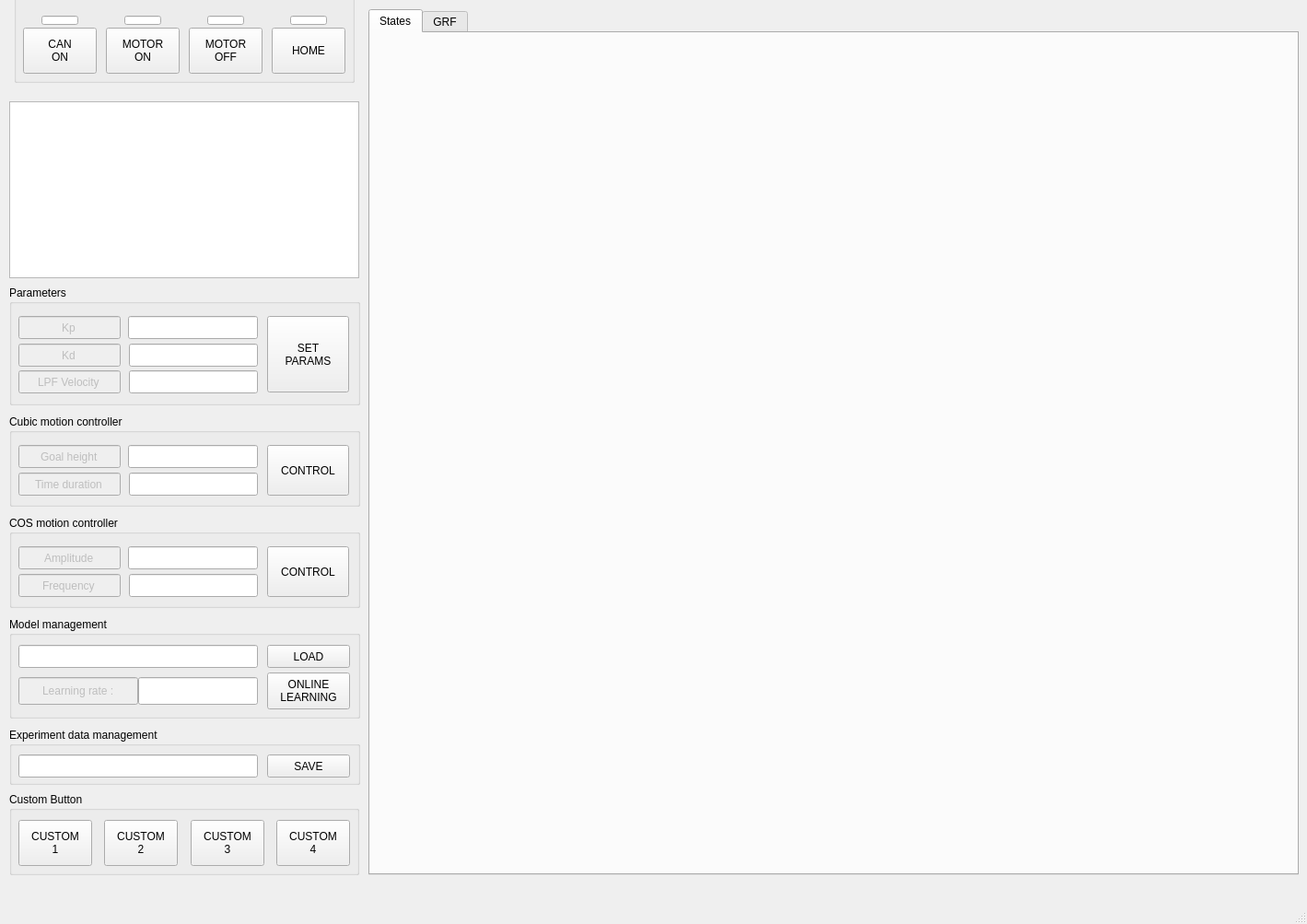
<?xml version="1.0" encoding="UTF-8"?>
<ui version="4.0">
 <class>MainWindow</class>
 <widget class="QMainWindow" name="MainWindow">
  <property name="geometry">
   <rect>
    <x>0</x>
    <y>0</y>
    <width>1419</width>
    <height>1003</height>
   </rect>
  </property>
  <property name="windowTitle">
   <string>MainWindow</string>
  </property>
  <widget class="QWidget" name="centralwidget">
   <widget class="QGroupBox" name="GB_COS">
    <property name="geometry">
     <rect>
      <x>10</x>
      <y>560</y>
      <width>381</width>
      <height>100</height>
     </rect>
    </property>
    <property name="title">
     <string>COS motion controller</string>
    </property>
    <widget class="QLineEdit" name="LE_COS_PARAMS_AMPLITUDE">
     <property name="geometry">
      <rect>
       <x>129</x>
       <y>33</y>
       <width>141</width>
       <height>25</height>
      </rect>
     </property>
     <property name="text">
      <string/>
     </property>
    </widget>
    <widget class="QLineEdit" name="LE_COS_PARAMS_FREQUENCY">
     <property name="geometry">
      <rect>
       <x>130</x>
       <y>63</y>
       <width>140</width>
       <height>25</height>
      </rect>
     </property>
     <property name="text">
      <string/>
     </property>
    </widget>
    <widget class="QLineEdit" name="LE_COS_AMPLITUDE">
     <property name="enabled">
      <bool>false</bool>
     </property>
     <property name="geometry">
      <rect>
       <x>10</x>
       <y>33</y>
       <width>111</width>
       <height>25</height>
      </rect>
     </property>
     <property name="layoutDirection">
      <enum>Qt::LeftToRight</enum>
     </property>
     <property name="text">
      <string>Amplitude</string>
     </property>
     <property name="alignment">
      <set>Qt::AlignCenter</set>
     </property>
    </widget>
    <widget class="QLineEdit" name="LE_COS_FREQUENCY">
     <property name="enabled">
      <bool>false</bool>
     </property>
     <property name="geometry">
      <rect>
       <x>10</x>
       <y>63</y>
       <width>111</width>
       <height>25</height>
      </rect>
     </property>
     <property name="layoutDirection">
      <enum>Qt::LeftToRight</enum>
     </property>
     <property name="text">
      <string>Frequency</string>
     </property>
     <property name="alignment">
      <set>Qt::AlignCenter</set>
     </property>
    </widget>
    <widget class="QPushButton" name="BT_COS_CONTROL">
     <property name="geometry">
      <rect>
       <x>280</x>
       <y>33</y>
       <width>89</width>
       <height>55</height>
      </rect>
     </property>
     <property name="text">
      <string>CONTROL</string>
     </property>
    </widget>
   </widget>
   <widget class="QGroupBox" name="GB_MAIN_PANEL">
    <property name="geometry">
     <rect>
      <x>15</x>
      <y>-10</y>
      <width>370</width>
      <height>100</height>
     </rect>
    </property>
    <property name="title">
     <string/>
    </property>
    <widget class="QPushButton" name="BT_MAIN_PANEL_MOTOR_ON">
     <property name="geometry">
      <rect>
       <x>100</x>
       <y>40</y>
       <width>80</width>
       <height>50</height>
      </rect>
     </property>
     <property name="text">
      <string>MOTOR
ON</string>
     </property>
    </widget>
    <widget class="QPushButton" name="BT_MAIN_PANEL_CAN_ON">
     <property name="geometry">
      <rect>
       <x>10</x>
       <y>40</y>
       <width>80</width>
       <height>50</height>
      </rect>
     </property>
     <property name="text">
      <string>CAN
ON</string>
     </property>
    </widget>
    <widget class="QPushButton" name="BT_MAIN_PANEL_HOME">
     <property name="geometry">
      <rect>
       <x>280</x>
       <y>40</y>
       <width>80</width>
       <height>50</height>
      </rect>
     </property>
     <property name="text">
      <string>HOME</string>
     </property>
    </widget>
    <widget class="QPushButton" name="BT_MAIN_PANEL_MOTOR_OFF">
     <property name="geometry">
      <rect>
       <x>190</x>
       <y>40</y>
       <width>80</width>
       <height>50</height>
      </rect>
     </property>
     <property name="text">
      <string>MOTOR
OFF</string>
     </property>
    </widget>
    <widget class="QLineEdit" name="LE_MAIN_PANEL_CAN_ON">
     <property name="geometry">
      <rect>
       <x>30</x>
       <y>27</y>
       <width>40</width>
       <height>10</height>
      </rect>
     </property>
     <property name="text">
      <string/>
     </property>
    </widget>
    <widget class="QLineEdit" name="LE_MAIN_PANEL_MOTOR_ON">
     <property name="geometry">
      <rect>
       <x>120</x>
       <y>27</y>
       <width>40</width>
       <height>10</height>
      </rect>
     </property>
     <property name="text">
      <string/>
     </property>
    </widget>
    <widget class="QLineEdit" name="LE_MAIN_PANEL_HOME">
     <property name="geometry">
      <rect>
       <x>300</x>
       <y>27</y>
       <width>40</width>
       <height>10</height>
      </rect>
     </property>
     <property name="text">
      <string/>
     </property>
    </widget>
    <widget class="QLineEdit" name="LE_MAIN_PANEL_MOTOR_OFF">
     <property name="geometry">
      <rect>
       <x>210</x>
       <y>27</y>
       <width>40</width>
       <height>10</height>
      </rect>
     </property>
     <property name="text">
      <string/>
     </property>
    </widget>
   </widget>
   <widget class="QGroupBox" name="GB_MODEL_MANAGEMENT">
    <property name="geometry">
     <rect>
      <x>10</x>
      <y>670</y>
      <width>381</width>
      <height>110</height>
     </rect>
    </property>
    <property name="title">
     <string>Model management</string>
    </property>
    <widget class="QLineEdit" name="LE_MODEL_LOAD_PATH">
     <property name="geometry">
      <rect>
       <x>10</x>
       <y>30</y>
       <width>260</width>
       <height>25</height>
      </rect>
     </property>
     <property name="text">
      <string/>
     </property>
    </widget>
    <widget class="QPushButton" name="BT_MODEL_LOAD">
     <property name="geometry">
      <rect>
       <x>280</x>
       <y>30</y>
       <width>90</width>
       <height>25</height>
      </rect>
     </property>
     <property name="text">
      <string>LOAD</string>
     </property>
    </widget>
    <widget class="QLineEdit" name="LE_MODEL_LEARNING_RATE">
     <property name="enabled">
      <bool>false</bool>
     </property>
     <property name="geometry">
      <rect>
       <x>10</x>
       <y>65</y>
       <width>130</width>
       <height>30</height>
      </rect>
     </property>
     <property name="text">
      <string>Learning rate :</string>
     </property>
     <property name="alignment">
      <set>Qt::AlignCenter</set>
     </property>
    </widget>
    <widget class="QPushButton" name="BT_MODEL_ONLINE_LEARNING">
     <property name="geometry">
      <rect>
       <x>280</x>
       <y>60</y>
       <width>90</width>
       <height>40</height>
      </rect>
     </property>
     <property name="text">
      <string>ONLINE
LEARNING</string>
     </property>
    </widget>
    <widget class="QLineEdit" name="LE_MODEL_PARAMS_LEARNING_RATE">
     <property name="geometry">
      <rect>
       <x>140</x>
       <y>65</y>
       <width>130</width>
       <height>30</height>
      </rect>
     </property>
     <property name="text">
      <string/>
     </property>
    </widget>
   </widget>
   <widget class="QTableWidget" name="tableWidget">
    <property name="geometry">
     <rect>
      <x>10</x>
      <y>110</y>
      <width>380</width>
      <height>192</height>
     </rect>
    </property>
   </widget>
   <widget class="QGroupBox" name="GB_CUBIC">
    <property name="geometry">
     <rect>
      <x>10</x>
      <y>450</y>
      <width>381</width>
      <height>100</height>
     </rect>
    </property>
    <property name="title">
     <string>Cubic motion controller</string>
    </property>
    <widget class="QLineEdit" name="LE_CUBIC_PARAMS_GOAL_HEIGHT">
     <property name="geometry">
      <rect>
       <x>129</x>
       <y>33</y>
       <width>141</width>
       <height>25</height>
      </rect>
     </property>
     <property name="text">
      <string/>
     </property>
    </widget>
    <widget class="QLineEdit" name="LE_CUBIC_PARAMS_TIME_DURATION">
     <property name="geometry">
      <rect>
       <x>130</x>
       <y>63</y>
       <width>140</width>
       <height>25</height>
      </rect>
     </property>
     <property name="text">
      <string/>
     </property>
    </widget>
    <widget class="QLineEdit" name="LE_CUBIC_GOAL_HEIGHT">
     <property name="enabled">
      <bool>false</bool>
     </property>
     <property name="geometry">
      <rect>
       <x>10</x>
       <y>33</y>
       <width>111</width>
       <height>25</height>
      </rect>
     </property>
     <property name="layoutDirection">
      <enum>Qt::LeftToRight</enum>
     </property>
     <property name="text">
      <string>Goal height</string>
     </property>
     <property name="alignment">
      <set>Qt::AlignCenter</set>
     </property>
    </widget>
    <widget class="QLineEdit" name="LE_CUBIC_TIME_DURATION">
     <property name="enabled">
      <bool>false</bool>
     </property>
     <property name="geometry">
      <rect>
       <x>10</x>
       <y>63</y>
       <width>111</width>
       <height>25</height>
      </rect>
     </property>
     <property name="layoutDirection">
      <enum>Qt::LeftToRight</enum>
     </property>
     <property name="text">
      <string>Time duration</string>
     </property>
     <property name="alignment">
      <set>Qt::AlignCenter</set>
     </property>
    </widget>
    <widget class="QPushButton" name="BT_CUBIC_CONTROL">
     <property name="geometry">
      <rect>
       <x>280</x>
       <y>33</y>
       <width>89</width>
       <height>55</height>
      </rect>
     </property>
     <property name="text">
      <string>CONTROL</string>
     </property>
    </widget>
   </widget>
   <widget class="QTabWidget" name="tabWidget">
    <property name="geometry">
     <rect>
      <x>400</x>
      <y>10</y>
      <width>1010</width>
      <height>940</height>
     </rect>
    </property>
    <property name="currentIndex">
     <number>0</number>
    </property>
    <widget class="QWidget" name="TW_STATES">
     <attribute name="title">
      <string>States</string>
     </attribute>
     <widget class="QCustomPlot" name="QCP_STATES_POS_HIP" native="true">
      <property name="geometry">
       <rect>
        <x>10</x>
        <y>10</y>
        <width>490</width>
        <height>290</height>
       </rect>
      </property>
     </widget>
     <widget class="QCustomPlot" name="QCP_STATES_POS_KNEE" native="true">
      <property name="geometry">
       <rect>
        <x>510</x>
        <y>10</y>
        <width>490</width>
        <height>290</height>
       </rect>
      </property>
     </widget>
     <widget class="QCustomPlot" name="QCP_STATES_VEL_HIP" native="true">
      <property name="geometry">
       <rect>
        <x>10</x>
        <y>310</y>
        <width>490</width>
        <height>290</height>
       </rect>
      </property>
     </widget>
     <widget class="QCustomPlot" name="QCP_STATES_VEL_KNEE" native="true">
      <property name="geometry">
       <rect>
        <x>510</x>
        <y>310</y>
        <width>490</width>
        <height>290</height>
       </rect>
      </property>
     </widget>
     <widget class="QCustomPlot" name="QCP_STATES_TAU_HIP" native="true">
      <property name="geometry">
       <rect>
        <x>10</x>
        <y>610</y>
        <width>490</width>
        <height>290</height>
       </rect>
      </property>
     </widget>
     <widget class="QCustomPlot" name="QCP_STATES_TAU_KNEE" native="true">
      <property name="geometry">
       <rect>
        <x>510</x>
        <y>610</y>
        <width>490</width>
        <height>290</height>
       </rect>
      </property>
     </widget>
    </widget>
    <widget class="QWidget" name="TW_GRF">
     <attribute name="title">
      <string>GRF</string>
     </attribute>
     <widget class="QCustomPlot" name="QCP_GRF_GRF" native="true">
      <property name="geometry">
       <rect>
        <x>10</x>
        <y>10</y>
        <width>990</width>
        <height>440</height>
       </rect>
      </property>
     </widget>
     <widget class="QCustomPlot" name="QCP_GRF_ERROR" native="true">
      <property name="geometry">
       <rect>
        <x>10</x>
        <y>460</y>
        <width>990</width>
        <height>440</height>
       </rect>
      </property>
     </widget>
    </widget>
   </widget>
   <widget class="QGroupBox" name="GB_PARAMETERS">
    <property name="geometry">
     <rect>
      <x>10</x>
      <y>310</y>
      <width>381</width>
      <height>130</height>
     </rect>
    </property>
    <property name="title">
     <string>Parameters</string>
    </property>
    <widget class="QLineEdit" name="LE_PARAMETERS_PARAMS_Kp">
     <property name="geometry">
      <rect>
       <x>129</x>
       <y>33</y>
       <width>141</width>
       <height>25</height>
      </rect>
     </property>
     <property name="text">
      <string/>
     </property>
    </widget>
    <widget class="QLineEdit" name="LE_PARAMETERS_PARAMS_Kd">
     <property name="geometry">
      <rect>
       <x>130</x>
       <y>63</y>
       <width>140</width>
       <height>25</height>
      </rect>
     </property>
     <property name="text">
      <string/>
     </property>
    </widget>
    <widget class="QLineEdit" name="LE_PARAMETERS_Kp">
     <property name="enabled">
      <bool>false</bool>
     </property>
     <property name="geometry">
      <rect>
       <x>10</x>
       <y>33</y>
       <width>111</width>
       <height>25</height>
      </rect>
     </property>
     <property name="layoutDirection">
      <enum>Qt::LeftToRight</enum>
     </property>
     <property name="text">
      <string>Kp</string>
     </property>
     <property name="alignment">
      <set>Qt::AlignCenter</set>
     </property>
    </widget>
    <widget class="QLineEdit" name="LE_PARAMETERS_Kd">
     <property name="enabled">
      <bool>false</bool>
     </property>
     <property name="geometry">
      <rect>
       <x>10</x>
       <y>63</y>
       <width>111</width>
       <height>25</height>
      </rect>
     </property>
     <property name="layoutDirection">
      <enum>Qt::LeftToRight</enum>
     </property>
     <property name="text">
      <string>Kd</string>
     </property>
     <property name="alignment">
      <set>Qt::AlignCenter</set>
     </property>
    </widget>
    <widget class="QPushButton" name="BT_PARAMETERS_SET_PARAMS">
     <property name="geometry">
      <rect>
       <x>280</x>
       <y>33</y>
       <width>89</width>
       <height>83</height>
      </rect>
     </property>
     <property name="text">
      <string>SET
PARAMS</string>
     </property>
    </widget>
    <widget class="QLineEdit" name="LE_PARAMETERS_PARAMS_LPF_VEL">
     <property name="geometry">
      <rect>
       <x>130</x>
       <y>92</y>
       <width>140</width>
       <height>25</height>
      </rect>
     </property>
     <property name="text">
      <string/>
     </property>
    </widget>
    <widget class="QLineEdit" name="LE_PARAMETERS_LPF_VEL">
     <property name="enabled">
      <bool>false</bool>
     </property>
     <property name="geometry">
      <rect>
       <x>10</x>
       <y>92</y>
       <width>111</width>
       <height>25</height>
      </rect>
     </property>
     <property name="layoutDirection">
      <enum>Qt::LeftToRight</enum>
     </property>
     <property name="text">
      <string>LPF Velocity</string>
     </property>
     <property name="alignment">
      <set>Qt::AlignCenter</set>
     </property>
    </widget>
   </widget>
   <widget class="QGroupBox" name="GB_EXPERIMENT_DATA_MANAGEMENT">
    <property name="geometry">
     <rect>
      <x>10</x>
      <y>790</y>
      <width>381</width>
      <height>62</height>
     </rect>
    </property>
    <property name="title">
     <string>Experiment data management</string>
    </property>
    <widget class="QLineEdit" name="LE_EXPERIMENT_DATA_PATH">
     <property name="geometry">
      <rect>
       <x>10</x>
       <y>29</y>
       <width>260</width>
       <height>25</height>
      </rect>
     </property>
     <property name="text">
      <string/>
     </property>
    </widget>
    <widget class="QPushButton" name="BT_EXPERIMENT_DATA_SAVE">
     <property name="geometry">
      <rect>
       <x>280</x>
       <y>29</y>
       <width>90</width>
       <height>25</height>
      </rect>
     </property>
     <property name="text">
      <string>SAVE</string>
     </property>
    </widget>
   </widget>
   <widget class="QGroupBox" name="GB_CUSTOM_BUTTON">
    <property name="geometry">
     <rect>
      <x>10</x>
      <y>860</y>
      <width>380</width>
      <height>90</height>
     </rect>
    </property>
    <property name="title">
     <string>Custom Button</string>
    </property>
    <widget class="QPushButton" name="BT_CUSTOM_BUTTON_CUSTOM_2">
     <property name="geometry">
      <rect>
       <x>103</x>
       <y>30</y>
       <width>80</width>
       <height>50</height>
      </rect>
     </property>
     <property name="text">
      <string>CUSTOM
2</string>
     </property>
    </widget>
    <widget class="QPushButton" name="BT_CUSTOM_BUTTON_CUSTOM_1">
     <property name="geometry">
      <rect>
       <x>10</x>
       <y>30</y>
       <width>80</width>
       <height>50</height>
      </rect>
     </property>
     <property name="text">
      <string>CUSTOM
1</string>
     </property>
    </widget>
    <widget class="QPushButton" name="BT_CUSTOM_BUTTON_CUSTOM_3">
     <property name="geometry">
      <rect>
       <x>197</x>
       <y>30</y>
       <width>80</width>
       <height>50</height>
      </rect>
     </property>
     <property name="text">
      <string>CUSTOM
3</string>
     </property>
    </widget>
    <widget class="QPushButton" name="BT_CUSTOM_BUTTON_CUSTOM_4">
     <property name="geometry">
      <rect>
       <x>290</x>
       <y>30</y>
       <width>80</width>
       <height>50</height>
      </rect>
     </property>
     <property name="text">
      <string>CUSTOM
4</string>
     </property>
    </widget>
   </widget>
  </widget>
  <widget class="QMenuBar" name="menubar">
   <property name="geometry">
    <rect>
     <x>0</x>
     <y>0</y>
     <width>1419</width>
     <height>22</height>
    </rect>
   </property>
  </widget>
  <widget class="QStatusBar" name="statusbar"/>
 </widget>
 <customwidgets>
  <customwidget>
   <class>QCustomPlot</class>
   <extends>QWidget</extends>
   <header>qcustomplot.h</header>
   <container>1</container>
  </customwidget>
 </customwidgets>
 <resources/>
 <connections/>
</ui>
